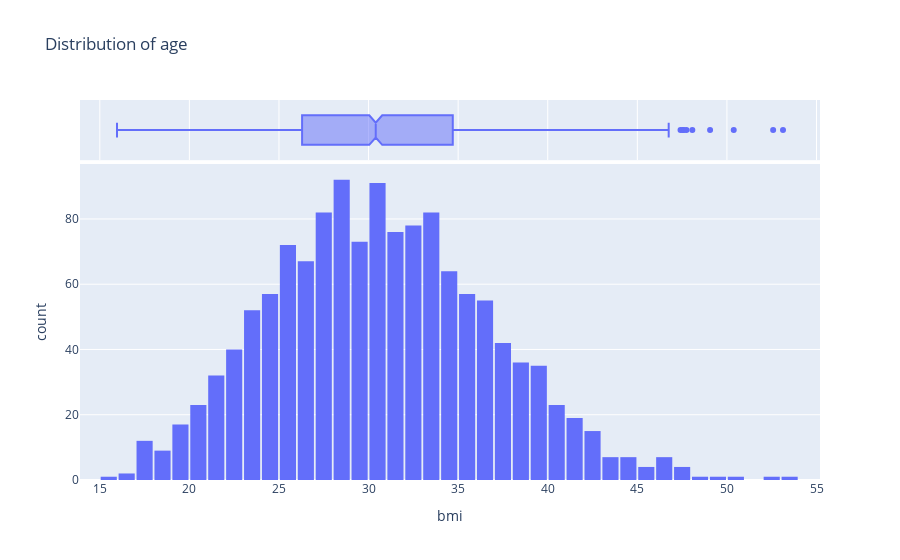

Notebook source saved alongside this figure:
### Markdown cell above
The distribution of ages in the dataset is almost uniform, with 20-30 customers at every age, except for the ages 18 and 19, which seem to have over twice as many customers as other ages. The uniform distribution might arise from the fact that there isn't a big variation in the number of people of any given age (between 18 & 64) in the USA.

### Code cell
fig, axes = plt.subplots( figsize=(8, 4))

fig=px.histogram(
    df,
    x='bmi',
    marginal='box',
    nbins=47,
    title='Distribution of age')
fig.update_layout(bargap=0.1)

fig.show()

sns.kdeplot(data=df,x='bmi')

### Figure 1 — Plotly figure (JSON) as saved in the notebook; plotly's stock layout.template omitted (floating-point values rounded to 4 significant figures; data arrays with more than 128 entries replaced by an {"elided": "..."} marker saying what was removed)
{"data": [{"bingroup": "x", "hovertemplate": "bmi=%{x}<br>count=%{y}<extra></extra>", "legendgroup": "", "marker": {"color": "#636efa", "pattern": {"shape": ""}}, "name": "", "nbinsx": 47, "orientation": "v", "showlegend": false, "type": "histogram", "x": {"elided": "1338 float values"}, "xaxis": "x", "yaxis": "y"}, {"hovertemplate": "bmi=%{x}<extra></extra>", "legendgroup": "", "marker": {"color": "#636efa"}, "name": "", "notched": true, "showlegend": false, "type": "box", "x": {"elided": "1338 float values"}, "xaxis": "x2", "yaxis": "y2"}], "layout": {"bargap": 0.1, "barmode": "relative", "legend": {"tracegroupgap": 0}, "title": {"text": "Distribution of age"}, "xaxis": {"anchor": "y", "domain": [0, 1], "title": {"text": "bmi"}}, "xaxis2": {"anchor": "y2", "domain": [0, 1], "matches": "x", "showgrid": true, "showticklabels": false}, "yaxis": {"anchor": "x", "domain": [0, 0.8316], "title": {"text": "count"}}, "yaxis2": {"anchor": "x2", "domain": [0.8416, 1], "matches": "y2", "showgrid": false, "showline": false, "showticklabels": false, "ticks": ""}}}
